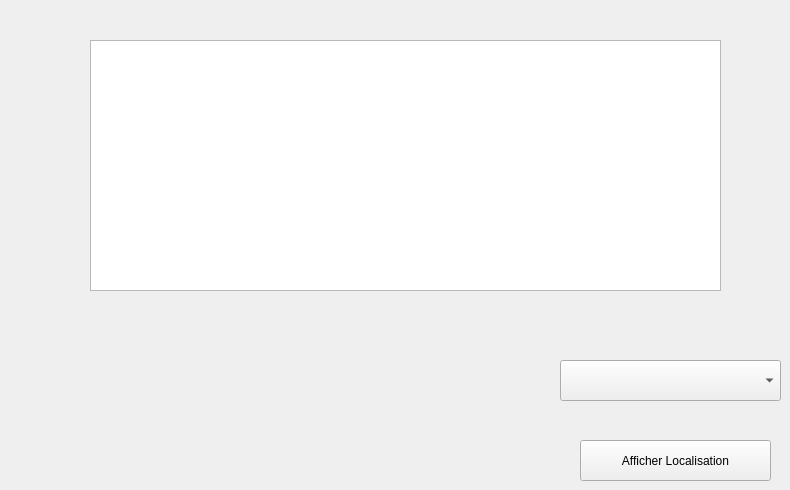
      <widget class="QWidget" name="page">
       <widget class="QTableView" name="Affiche_fournisseur">
        <property name="geometry">
         <rect>
          <x>90</x>
          <y>40</y>
          <width>631</width>
          <height>251</height>
         </rect>
        </property>
        <property name="font">
         <font>
          <family>Vijaya</family>
          <pointsize>14</pointsize>
          <weight>50</weight>
          <italic>false</italic>
          <bold>false</bold>
         </font>
        </property>
       </widget>
       <widget class="QComboBox" name="Localisation_combobox_fournisseur">
        <property name="geometry">
         <rect>
          <x>560</x>
          <y>360</y>
          <width>221</width>
          <height>41</height>
         </rect>
        </property>
       </widget>
       <widget class="QPushButton" name="Localisation_fournisseur">
        <property name="geometry">
         <rect>
          <x>580</x>
          <y>440</y>
          <width>191</width>
          <height>41</height>
         </rect>
        </property>
        <property name="text">
         <string>Afficher Localisation</string>
        </property>
        <property name="icon">
         <iconset resource="photos.qrc">
          <normaloff>:/local.png</normaloff>:/local.png</iconset>
        </property>
        <property name="iconSize">
         <size>
          <width>20</width>
          <height>20</height>
         </size>
        </property>
       </widget>
      </widget>
